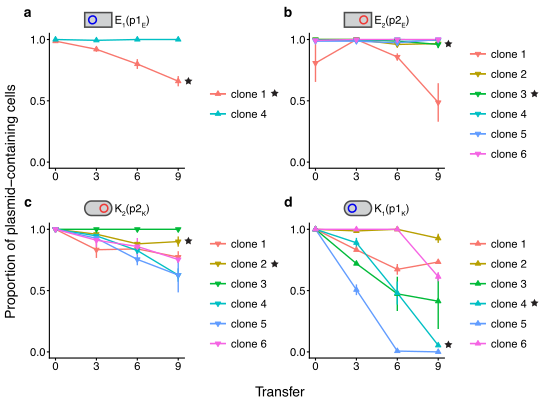

The R source for this figure:
library(ggplot2)
library(Rmisc)
library(lattice)
library(plyr)
library(cowplot)
library(gridExtra)
library(grid)
library(egg)
theme_set(theme_cowplot())

#########################
#FigureS12########
#####################

Data_KP28s <- as.data.frame(read.csv("FigS12_KP28s.csv", header = TRUE))
Data_EC29s <- as.data.frame(read.csv("FigS12_EC29s.csv", header = TRUE))
Data_EC28s <- as.data.frame(read.csv("FigS12_EC28s.csv", header = TRUE))
Data_KP29s <- as.data.frame(read.csv("FigS12_KP29s.csv", header = TRUE))

sum_dat_KP28s <- summarySE(Data_KP28s, measurevar="Fraction_P", groupvars=c("Strain","Day"))
sum_dat_EC29s <- summarySE(Data_EC29s, measurevar="Fraction_P", groupvars=c("Strain","Day"))
sum_dat_EC28s <- summarySE(Data_EC28s, measurevar="Fraction_P", groupvars=c("Strain","Day"))
sum_dat_KP29s <- summarySE(Data_KP29s, measurevar="Fraction_P", groupvars=c("Strain","Day"))


###S12a###
sum_dat_EC28evo <- sum_dat_EC28s[which(sum_dat_EC28s$Strain != 'ancestor'),]

FigS12a <-
  ggplot(sum_dat_EC28evo, aes(x=Day, y=Fraction_P, colour=Strain)) + 
  geom_errorbar(aes(ymin=Fraction_P-se, ymax=Fraction_P+se), width=0, size = 0.4668623442372146) +
  geom_line(aes(linetype = Strain), size = 0.4668623442372146) +
  geom_point(shape=24, size=1)+
  scale_linetype_manual(values=c("solid", "solid")) +
  theme(axis.title.x=element_blank()) +
  theme(axis.title.y=element_blank()) +
  theme(axis.line.y = element_line(size = 0.3734899)) +
  theme(axis.line.x = element_line(size = 0.3734899)) +
  theme(axis.ticks = element_line(size = 0.3734899))+
  theme(axis.text.x = element_text(margin=margin(1,0,0,0,"pt")),
        axis.text.y = element_text(margin=margin(0,1,0,0,"pt")))+
  theme(axis.ticks.length=unit(.025, "in"))+
  theme(plot.margin = margin(.2, 0, 0, .05, "in"))+
  expand_limits(x = 0, y = 0) +
  theme(axis.text = element_text(size = 8), legend.text = element_text(size = 8), legend.title = element_blank()) +
  scale_x_continuous(breaks=c(0,3,6,9))+
  scale_y_continuous(breaks=c(0.0, 0.5, 1.0))

FigS12a

###S12b###
sum_dat_KP29evo <- sum_dat_KP29s[which(sum_dat_KP29s$Strain != 'ancestor'),]


FigS12b <-
  ggplot(sum_dat_KP29evo, aes(x=Day, y=Fraction_P, colour=Strain)) + 
  geom_errorbar(aes(ymin=Fraction_P-se, ymax=Fraction_P+se),  width=0, size = 0.4668623442372146) +
  geom_line(aes(linetype = Strain), size = 0.4668623442372146) +
  geom_point(shape=25, size=1)+
  scale_linetype_manual(values=c("solid", "solid", "solid", "solid", "solid","solid")) +
  theme(axis.title.x=element_blank()) +
  theme(axis.title.y=element_blank()) +
  theme(axis.line.y = element_line(size = 0.3734899)) +
  theme(axis.line.x = element_line(size = 0.3734899)) +
  theme(axis.ticks = element_line(size = 0.3734899))+
  theme(axis.text.x = element_text(margin=margin(1,0,0,0,"pt")),
        axis.text.y = element_text(margin=margin(0,1,0,0,"pt")))+
  theme(axis.ticks.length=unit(.025, "in"))+
  theme(plot.margin = margin(.2, 0, 0, .05, "in"))+
  expand_limits(x = 0, y = 0) +
  theme(axis.text = element_text(size = 8), legend.text = element_text(size = 8), legend.title = element_blank()) +
  scale_x_continuous(breaks=c(0,3,6,9))+
  scale_y_continuous(breaks=c(0.0, 0.5, 1.0))

FigS12b

###S12d###
sum_dat_KP28evo <- sum_dat_KP28s[which(sum_dat_KP28s$Strain != 'ancestor'),]

FigS12d <-
  ggplot(sum_dat_KP28evo, aes(x=Day, y=Fraction_P, colour=Strain)) + 
  geom_errorbar(aes(ymin=Fraction_P-se, ymax=Fraction_P+se),  width=0, size = 0.4668623442372146) +
  geom_line(aes(linetype = Strain), size = 0.4668623442372146) +
  geom_point(shape=24, size=1)+
  scale_linetype_manual(values=c("solid", "solid", "solid", "solid", "solid","solid")) +
  theme(axis.title.x=element_blank()) +
  theme(axis.title.y=element_blank()) +
  theme(axis.line.y = element_line(size = 0.3734899)) +
  theme(axis.line.x = element_line(size = 0.3734899)) +
  theme(axis.ticks = element_line(size = 0.3734899))+
  theme(axis.text.x = element_text(margin=margin(1,0,0,0,"pt")),
        axis.text.y = element_text(margin=margin(0,1,0,0,"pt")))+
  theme(axis.ticks.length=unit(.025, "in"))+
  theme(plot.margin = margin(.2, 0, 0, .05, "in"))+
  expand_limits(x = 0, y = 0) +
  theme(axis.text = element_text(size = 8), legend.text = element_text(size = 8), legend.title = element_blank()) +
  scale_x_continuous(breaks=c(0,3,6,9))+
  scale_y_continuous(breaks=c(0.0, 0.5, 1.0))


FigS12d


###S12c###
sum_dat_EC29evo <- sum_dat_EC29s[which(sum_dat_EC29s$Strain != 'ancestor'),]

FigS12c <-
  ggplot(sum_dat_EC29evo, aes(x=Day, y=Fraction_P, colour=Strain)) + 
  geom_errorbar(aes(ymin=Fraction_P-se, ymax=Fraction_P+se),  width=0, size = 0.4668623442372146) +
  geom_line(aes(linetype = Strain), size = 0.4668623442372146) +
  geom_point(shape=25, size=1)+
  scale_linetype_manual(values=c("solid", "solid", "solid", "solid", "solid","solid")) +
  theme(axis.title.x=element_blank()) +
  theme(axis.title.y=element_blank()) +
  theme(axis.line.y = element_line(size = 0.3734899)) +
  theme(axis.line.x = element_line(size = 0.3734899)) +
  theme(axis.ticks = element_line(size = 0.3734899))+
  theme(axis.text.x = element_text(margin=margin(1,0,0,0,"pt")),
        axis.text.y = element_text(margin=margin(0,1,0,0,"pt")))+
  theme(axis.ticks.length=unit(.025, "in"))+
  theme(plot.margin = margin(.2, 0, 0, .05, "in"))+
  expand_limits(x = 0, y = 0) +
  theme(axis.text = element_text(size = 8), legend.text = element_text(size = 8), legend.title = element_blank()) +
  scale_x_continuous(breaks=c(0,3,6,9))+
  scale_y_continuous(breaks=c(0.0, 0.5, 1.0))

FigS12c


FigS12a_fixed <- set_panel_size(FigS12a, width  = unit(1.55, "in"), height = unit(1.35, "in"))
FigS12b_fixed <- set_panel_size(FigS12b, width  = unit(1.55, "in"), height = unit(1.35, "in"))
FigS12c_fixed <- set_panel_size(FigS12c, width  = unit(1.55, "in"), height = unit(1.35, "in"))
FigS12d_fixed <- set_panel_size(FigS12d, width  = unit(1.55, "in"), height = unit(1.35, "in"))

####Fit together###


FigureS12_main <- plot_grid(FigS12a_fixed, FigS12c_fixed, FigS12b_fixed, 
                          FigS12d_fixed, ncol = 2, align = "v", 
                          labels = c('a','c', 'b', 'd'), label_size = 10)

FigureS12_main

#create common x and y labels

y.grob <- textGrob("Proportion of plasmid-containing cells", 
                   gp=gpar(fontsize=10), rot=90)

x.grob <- textGrob("Transfer", 
                   gp=gpar(fontsize=10))

#add common axis to plot

FigureS12 <- grid.arrange(arrangeGrob(FigureS12_main, left = y.grob, bottom = x.grob))

save_plot("FigureS12.pdf", plot = FigureS12, base_width = 6, base_height = 4)
